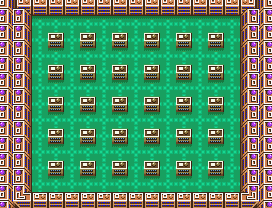

Rendered tile map (Tiled .tmx) drawn with the repository's tilesets; below, a short description and the full map source, tile grids included:
An orthogonal 17x13 tile map with 16x16 px tiles, 3 tile layers (Exterior_Walls, Interior_Walls, Floor), 2 tilesets.

<map version="1.2" tiledversion="1.2.5" orientation="orthogonal" renderorder="right-down" width="17" height="13" tilewidth="16" tileheight="16" infinite="0" nextlayerid="6" nextobjectid="1">
 <tileset firstgid="1" name="buildings" tilewidth="16" tileheight="16" tilecount="15" columns="5">
  <image source="../Levels/Pace_town.png" width="80" height="48" />
 </tileset>
 <tileset firstgid="16" source="destroyables.tsx" />
 <layer id="3" name="Exterior_Walls" width="17" height="13">
  <data encoding="csv">
1,2,4,4,4,4,4,4,4,4,4,4,4,4,4,2147483650,2147483649,
6,7,0,0,0,0,0,0,0,0,0,0,0,0,0,2147483655,2147483654,
6,7,0,10,10,10,10,10,10,10,10,10,10,10,0,2147483655,2147483654,
6,7,0,0,10,10,10,10,10,10,10,10,10,10,0,2147483655,2147483654,
6,7,0,10,10,10,10,10,0,10,0,10,10,10,0,2147483655,2147483654,
6,7,0,10,10,10,10,0,0,10,0,10,10,10,0,2147483655,2147483654,
6,7,0,10,10,10,10,10,0,10,0,10,0,10,0,2147483655,2147483654,
6,7,0,10,0,10,10,0,10,10,0,10,0,10,0,2147483655,2147483654,
6,7,0,10,0,10,10,10,10,10,10,10,0,10,0,2147483655,2147483654,
6,7,0,10,0,10,10,10,10,10,10,10,0,10,0,2147483655,2147483654,
6,7,10,10,0,10,10,10,0,10,10,10,10,10,0,2147483655,2147483654,
6,7,10,0,0,0,0,0,0,0,0,0,0,0,0,2147483655,2147483654,
11,12,13,13,13,13,13,13,13,13,13,13,13,13,13,2147483660,2147483659
</data>
 </layer>
 <layer id="4" name="Interior_Walls" width="17" height="13">
  <data encoding="csv">
0,0,0,0,0,0,0,0,0,0,0,0,0,0,0,0,0,
0,0,0,0,0,0,0,0,0,0,0,0,0,0,0,0,0,
0,0,0,8,0,8,0,8,0,8,0,8,0,8,0,0,0,
0,0,0,0,0,0,0,0,0,0,0,0,0,0,0,0,0,
0,0,0,8,0,8,0,8,0,8,0,8,0,8,0,0,0,
0,0,0,0,0,0,0,0,0,0,0,0,0,0,0,0,0,
0,0,0,8,0,8,0,8,0,8,0,8,0,8,0,0,0,
0,0,0,0,0,0,0,0,0,0,0,0,0,0,0,0,0,
0,0,0,8,0,8,0,8,0,8,0,8,0,8,0,0,0,
0,0,0,0,0,0,0,0,0,0,0,0,0,0,0,0,0,
0,0,0,8,0,8,0,8,0,8,0,8,0,8,0,0,0,
0,0,0,0,0,0,0,0,0,0,0,0,0,0,0,0,0,
0,0,0,0,0,0,0,0,0,0,0,0,0,0,0,0,0
</data>
 </layer>
 <layer id="5" name="Floor" width="17" height="13">
  <data encoding="csv">
0,0,0,0,0,0,0,0,0,0,0,0,0,0,0,0,0,
0,0,9,9,9,9,9,9,9,9,9,9,9,9,9,0,0,
0,0,14,0,14,0,14,0,14,0,14,0,14,0,14,0,0,
0,0,14,9,14,9,14,9,14,9,14,9,14,9,14,0,0,
0,0,14,0,14,0,14,0,14,0,14,0,14,0,14,0,0,
0,0,14,9,14,9,14,9,14,9,14,9,14,9,14,0,0,
0,0,14,0,14,0,14,0,14,0,14,0,14,0,14,0,0,
0,0,14,9,14,9,14,9,14,9,14,9,14,9,14,0,0,
0,0,14,0,14,0,14,0,14,0,14,0,14,0,14,0,0,
0,0,14,9,14,9,14,9,14,9,14,9,14,9,14,0,0,
0,0,14,0,14,0,14,0,14,0,14,0,14,0,14,0,0,
0,0,14,9,14,9,14,9,14,9,14,9,14,9,14,0,0,
0,0,0,0,0,0,0,0,0,0,0,0,0,0,0,0,0
</data>
 </layer>
</map>